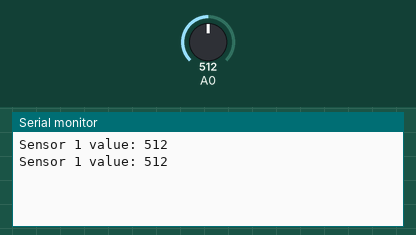
Simulated run of this sketch. Board: Arduino Uno, built with avr-gcc and run on an emulated ATmega328P. Shown: the last lines printed to the serial monitor. The inputs (shaded band) are chosen by the test bench; at power-on: A0 = 512.

Above: at 5.8 s.
5.9 s: A0 set to 716
At 11.3 s:
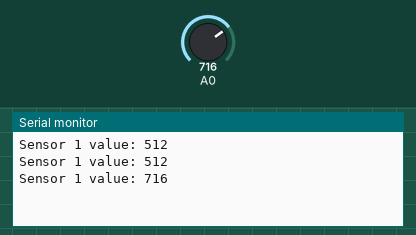
11.9 s: A0 set to 900
At 16.3 s:
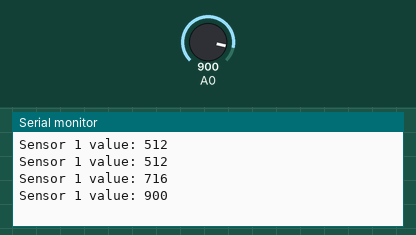
Timing chart, 0 to 17.8 s (numbered marks = the images above; inputs shaded):
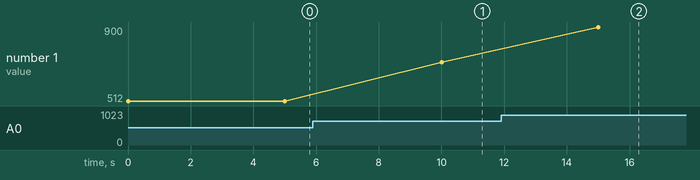

The sketch:

multi_moisture_meters.ino
```cpp
void setup() {
    Serial.begin(9600);
}


void loop() {
    int moisture_1 = analogRead(A0);
    // int moisture_2 = analogRead(A1);

    String sensorOne = "Sensor 1 value: ";
    String sensorOneValue = sensorOne + moisture_1;

//    String sensorTwo = "Sensor 2 value: ";
//    String sensorTwoValue = sensorTwo + moisture_2;

    Serial.println(sensorOneValue);

    delay(5000);

//    Serial.println(sensorTwoValue);
//
//    delay(10000);
}
```

Measured:
- after the input at 5.9 s, the serial monitor: prints a new line after 4.1 s (image 1)
- after the input at 11.9 s, the serial monitor: prints a new line after 3.1 s (image 2)
- plotted number 1: 512 → 716 after the input at 5.9 s, 716 → 900 after the input at 11.9 s
